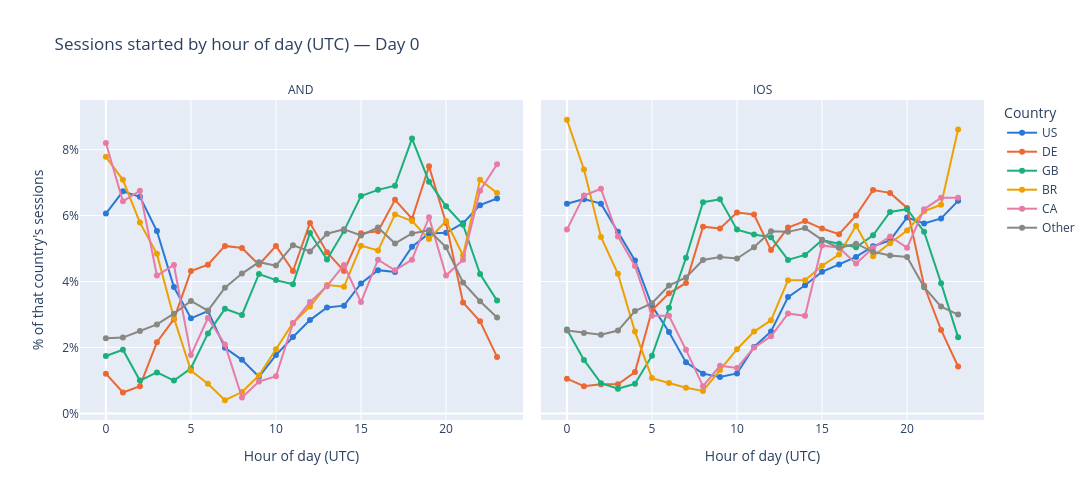

Write notebook code for a chart like this one.
### Markdown cell above
### Day 0

### Code cell
# Chart 4 — hour-of-day distribution, faceted by platform, colored by country bucket.
# pct is normalized WITHIN each (platform, country_bucket) — each country's line sums to 100%
# across the 24 hours, so curves are shape-comparable regardless of a country's overall volume
# (a platform-total basis would make high-volume countries sit above low-volume ones even with
# an identical diurnal shape).
def hourly_distribution_chart(df, title, hour_col='start_hour', hour_label='Hour of day (UTC)'):
    agg = df.groupby(['platform', hour_col, 'country_bucket']).size().reset_index(name='sessions')
    group_totals = agg.groupby(['platform', 'country_bucket'])['sessions'].transform('sum')
    agg['pct'] = agg['sessions'] / group_totals

    fig = px.line(
        agg, x=hour_col, y='pct', color='country_bucket', facet_col='platform',
        category_orders={'country_bucket': country_bucket_order, hour_col: list(range(24))},
        color_discrete_map=country_bucket_colors,
        markers=True,
        title=title,
        labels={hour_col: hour_label, 'pct': "% of that country's sessions", 'country_bucket': 'Country'},
    )
    fig.update_yaxes(tickformat='.0%')
    fig.update_layout(width=1100, height=500)
    fig.for_each_annotation(lambda a: a.update(text=a.text.split('=')[-1]))
    fig.show()
    return agg

day0_hourly_agg = hourly_distribution_chart(session_hourly_day0, 'Sessions started by hour of day (UTC) — Day 0')

### Figure 1 — Plotly figure (JSON) as saved in the notebook; plotly's stock layout.template omitted (floating-point values rounded to 4 significant figures)
{"data": [{"hovertemplate": "Country=US<br>platform=AND<br>Hour of day (UTC)=%{x}<br>% of that country's sessions=%{y}<extra></extra>", "legendgroup": "US", "line": {"color": "#2a78d6", "dash": "solid"}, "marker": {"symbol": "circle"}, "mode": "lines+markers", "name": "US", "orientation": "v", "showlegend": true, "type": "scatter", "x": [0, 1, 2, 3, 4, 5, 6, 7, 8, 9, 10, 11, 12, 13, 14, 15, 16, 17, 18, 19, 20, 21, 22, 23], "xaxis": "x", "y": [0.06059, 0.06735, 0.06571, 0.0553, 0.03833, 0.02884, 0.03103, 0.01989, 0.01624, 0.01113, 0.0177, 0.02318, 0.02829, 0.03212, 0.03267, 0.03942, 0.04344, 0.04289, 0.05056, 0.05457, 0.05475, 0.05767, 0.06315, 0.06516], "yaxis": "y"}, {"hovertemplate": "Country=US<br>platform=IOS<br>Hour of day (UTC)=%{x}<br>% of that country's sessions=%{y}<extra></extra>", "legendgroup": "US", "line": {"color": "#2a78d6", "dash": "solid"}, "marker": {"symbol": "circle"}, "mode": "lines+markers", "name": "US", "orientation": "v", "showlegend": false, "type": "scatter", "x": [0, 1, 2, 3, 4, 5, 6, 7, 8, 9, 10, 11, 12, 13, 14, 15, 16, 17, 18, 19, 20, 21, 22, 23], "xaxis": "x2", "y": [0.06356, 0.06498, 0.06361, 0.05508, 0.04637, 0.0326, 0.02469, 0.01548, 0.01206, 0.01104, 0.01212, 0.02014, 0.02486, 0.03528, 0.03886, 0.04296, 0.04512, 0.04745, 0.0507, 0.05246, 0.0594, 0.05758, 0.05912, 0.06447], "yaxis": "y2"}, {"hovertemplate": "Country=DE<br>platform=AND<br>Hour of day (UTC)=%{x}<br>% of that country's sessions=%{y}<extra></extra>", "legendgroup": "DE", "line": {"color": "#eb6834", "dash": "solid"}, "marker": {"symbol": "circle"}, "mode": "lines+markers", "name": "DE", "orientation": "v", "showlegend": true, "type": "scatter", "x": [0, 1, 2, 3, 4, 5, 6, 7, 8, 9, 10, 11, 12, 13, 14, 15, 16, 17, 18, 19, 20, 21, 22, 23], "xaxis": "x", "y": [0.01206, 0.006349, 0.008254, 0.02159, 0.02857, 0.04317, 0.04508, 0.05079, 0.05016, 0.04508, 0.05079, 0.04317, 0.05778, 0.04889, 0.04317, 0.0546, 0.05524, 0.06476, 0.05905, 0.07492, 0.05778, 0.03365, 0.02794, 0.01714], "yaxis": "y"}, {"hovertemplate": "Country=DE<br>platform=IOS<br>Hour of day (UTC)=%{x}<br>% of that country's sessions=%{y}<extra></extra>", "legendgroup": "DE", "line": {"color": "#eb6834", "dash": "solid"}, "marker": {"symbol": "circle"}, "mode": "lines+markers", "name": "DE", "orientation": "v", "showlegend": false, "type": "scatter", "x": [0, 1, 2, 3, 4, 5, 6, 7, 8, 9, 10, 11, 12, 13, 14, 15, 16, 17, 18, 19, 20, 21, 22, 23], "xaxis": "x2", "y": [0.01053, 0.008253, 0.008822, 0.008822, 0.01252, 0.0313, 0.03643, 0.03956, 0.05663, 0.05606, 0.0609, 0.06033, 0.04952, 0.05635, 0.05834, 0.05606, 0.05435, 0.06005, 0.06773, 0.06688, 0.06232, 0.0387, 0.02533, 0.01423], "yaxis": "y2"}, {"hovertemplate": "Country=GB<br>platform=AND<br>Hour of day (UTC)=%{x}<br>% of that country's sessions=%{y}<extra></extra>", "legendgroup": "GB", "line": {"color": "#1baf7a", "dash": "solid"}, "marker": {"symbol": "circle"}, "mode": "lines+markers", "name": "GB", "orientation": "v", "showlegend": true, "type": "scatter", "x": [0, 1, 2, 3, 4, 5, 6, 7, 8, 9, 10, 11, 12, 13, 14, 15, 16, 17, 18, 19, 20, 21, 22, 23], "xaxis": "x", "y": [0.01741, 0.01928, 0.00995, 0.01244, 0.00995, 0.01368, 0.02425, 0.03172, 0.02985, 0.04229, 0.04042, 0.03918, 0.05473, 0.04664, 0.05535, 0.06592, 0.06779, 0.06903, 0.08333, 0.07027, 0.06281, 0.05721, 0.04229, 0.0342], "yaxis": "y"}, {"hovertemplate": "Country=GB<br>platform=IOS<br>Hour of day (UTC)=%{x}<br>% of that country's sessions=%{y}<extra></extra>", "legendgroup": "GB", "line": {"color": "#1baf7a", "dash": "solid"}, "marker": {"symbol": "circle"}, "mode": "lines+markers", "name": "GB", "orientation": "v", "showlegend": false, "type": "scatter", "x": [0, 1, 2, 3, 4, 5, 6, 7, 8, 9, 10, 11, 12, 13, 14, 15, 16, 17, 18, 19, 20, 21, 22, 23], "xaxis": "x2", "y": [0.02541, 0.01623, 0.009182, 0.007474, 0.008969, 0.01751, 0.03203, 0.04719, 0.06406, 0.06492, 0.05573, 0.05424, 0.05338, 0.04655, 0.04805, 0.05253, 0.05146, 0.0504, 0.05403, 0.06107, 0.06193, 0.05509, 0.0395, 0.02306], "yaxis": "y2"}, {"hovertemplate": "Country=BR<br>platform=AND<br>Hour of day (UTC)=%{x}<br>% of that country's sessions=%{y}<extra></extra>", "legendgroup": "BR", "line": {"color": "#eda100", "dash": "solid"}, "marker": {"symbol": "circle"}, "mode": "lines+markers", "name": "BR", "orientation": "v", "showlegend": true, "type": "scatter", "x": [0, 1, 2, 3, 4, 5, 6, 7, 8, 9, 10, 11, 12, 13, 14, 15, 16, 17, 18, 19, 20, 21, 22, 23], "xaxis": "x", "y": [0.07781, 0.07082, 0.05786, 0.04838, 0.02893, 0.01297, 0.008978, 0.00399, 0.006484, 0.01147, 0.01945, 0.02743, 0.03242, 0.0389, 0.0384, 0.05087, 0.04938, 0.06035, 0.05835, 0.05287, 0.05835, 0.04788, 0.07082, 0.06683], "yaxis": "y"}, {"hovertemplate": "Country=BR<br>platform=IOS<br>Hour of day (UTC)=%{x}<br>% of that country's sessions=%{y}<extra></extra>", "legendgroup": "BR", "line": {"color": "#eda100", "dash": "solid"}, "marker": {"symbol": "circle"}, "mode": "lines+markers", "name": "BR", "orientation": "v", "showlegend": false, "type": "scatter", "x": [0, 1, 2, 3, 4, 5, 6, 7, 8, 9, 10, 11, 12, 13, 14, 15, 16, 17, 18, 19, 20, 21, 22, 23], "xaxis": "x2", "y": [0.08905, 0.07397, 0.05353, 0.04234, 0.02482, 0.01071, 0.009246, 0.007786, 0.006813, 0.01314, 0.01946, 0.02482, 0.02822, 0.04039, 0.04039, 0.04477, 0.04818, 0.05693, 0.04769, 0.05158, 0.05547, 0.06131, 0.06326, 0.08613], "yaxis": "y2"}, {"hovertemplate": "Country=CA<br>platform=AND<br>Hour of day (UTC)=%{x}<br>% of that country's sessions=%{y}<extra></extra>", "legendgroup": "CA", "line": {"color": "#e87ba4", "dash": "solid"}, "marker": {"symbol": "circle"}, "mode": "lines+markers", "name": "CA", "orientation": "v", "showlegend": true, "type": "scatter", "x": [0, 1, 2, 3, 4, 5, 6, 7, 8, 9, 10, 11, 12, 13, 14, 15, 16, 17, 18, 19, 20, 21, 22, 23], "xaxis": "x", "y": [0.08199, 0.06431, 0.06752, 0.0418, 0.04502, 0.01768, 0.02894, 0.0209, 0.004823, 0.009646, 0.01125, 0.02733, 0.03376, 0.03859, 0.04502, 0.03376, 0.04662, 0.04341, 0.04662, 0.05949, 0.0418, 0.04662, 0.06752, 0.07556], "yaxis": "y"}, {"hovertemplate": "Country=CA<br>platform=IOS<br>Hour of day (UTC)=%{x}<br>% of that country's sessions=%{y}<extra></extra>", "legendgroup": "CA", "line": {"color": "#e87ba4", "dash": "solid"}, "marker": {"symbol": "circle"}, "mode": "lines+markers", "name": "CA", "orientation": "v", "showlegend": false, "type": "scatter", "x": [0, 1, 2, 3, 4, 5, 6, 7, 8, 9, 10, 11, 12, 13, 14, 15, 16, 17, 18, 19, 20, 21, 22, 23], "xaxis": "x2", "y": [0.05575, 0.06607, 0.06813, 0.05368, 0.04474, 0.02959, 0.02959, 0.01927, 0.008259, 0.01445, 0.01376, 0.01996, 0.0234, 0.03028, 0.02959, 0.05093, 0.05024, 0.04542, 0.05024, 0.05368, 0.05024, 0.06194, 0.06538, 0.06538], "yaxis": "y2"}, {"hovertemplate": "Country=Other<br>platform=AND<br>Hour of day (UTC)=%{x}<br>% of that country's sessions=%{y}<extra></extra>", "legendgroup": "Other", "line": {"color": "#898781", "dash": "solid"}, "marker": {"symbol": "circle"}, "mode": "lines+markers", "name": "Other", "orientation": "v", "showlegend": true, "type": "scatter", "x": [0, 1, 2, 3, 4, 5, 6, 7, 8, 9, 10, 11, 12, 13, 14, 15, 16, 17, 18, 19, 20, 21, 22, 23], "xaxis": "x", "y": [0.02278, 0.02299, 0.02498, 0.02698, 0.03023, 0.03411, 0.03117, 0.0381, 0.04241, 0.04587, 0.04482, 0.05101, 0.04912, 0.05448, 0.05584, 0.05395, 0.05637, 0.05154, 0.05458, 0.05553, 0.05038, 0.03968, 0.03401, 0.02908], "yaxis": "y"}, {"hovertemplate": "Country=Other<br>platform=IOS<br>Hour of day (UTC)=%{x}<br>% of that country's sessions=%{y}<extra></extra>", "legendgroup": "Other", "line": {"color": "#898781", "dash": "solid"}, "marker": {"symbol": "circle"}, "mode": "lines+markers", "name": "Other", "orientation": "v", "showlegend": false, "type": "scatter", "x": [0, 1, 2, 3, 4, 5, 6, 7, 8, 9, 10, 11, 12, 13, 14, 15, 16, 17, 18, 19, 20, 21, 22, 23], "xaxis": "x2", "y": [0.02516, 0.02441, 0.02388, 0.02512, 0.03103, 0.03341, 0.03878, 0.04124, 0.04654, 0.04741, 0.04696, 0.05036, 0.05524, 0.05505, 0.05619, 0.05263, 0.05021, 0.05146, 0.049, 0.0479, 0.04741, 0.03825, 0.03239, 0.02997], "yaxis": "y2"}], "layout": {"annotations": [{"font": {}, "showarrow": false, "text": "AND", "x": 0.245, "xanchor": "center", "xref": "paper", "y": 1, "yanchor": "bottom", "yref": "paper"}, {"font": {}, "showarrow": false, "text": "IOS", "x": 0.755, "xanchor": "center", "xref": "paper", "y": 1, "yanchor": "bottom", "yref": "paper"}], "height": 500, "legend": {"title": {"text": "Country"}, "tracegroupgap": 0}, "title": {"text": "Sessions started by hour of day (UTC) — Day 0"}, "width": 1100, "xaxis": {"anchor": "y", "categoryarray": [0, 1, 2, 3, 4, 5, 6, 7, 8, 9, 10, 11, 12, 13, 14, 15, 16, 17, 18, 19, 20, 21, 22, 23], "categoryorder": "array", "domain": [0, 0.49], "title": {"text": "Hour of day (UTC)"}}, "xaxis2": {"anchor": "y2", "categoryarray": [0, 1, 2, 3, 4, 5, 6, 7, 8, 9, 10, 11, 12, 13, 14, 15, 16, 17, 18, 19, 20, 21, 22, 23], "categoryorder": "array", "domain": [0.51, 1], "matches": "x", "title": {"text": "Hour of day (UTC)"}}, "yaxis": {"anchor": "x", "domain": [0, 1], "tickformat": ".0%", "title": {"text": "% of that country's sessions"}}, "yaxis2": {"anchor": "x2", "domain": [0, 1], "matches": "y", "showticklabels": false, "tickformat": ".0%"}}}
